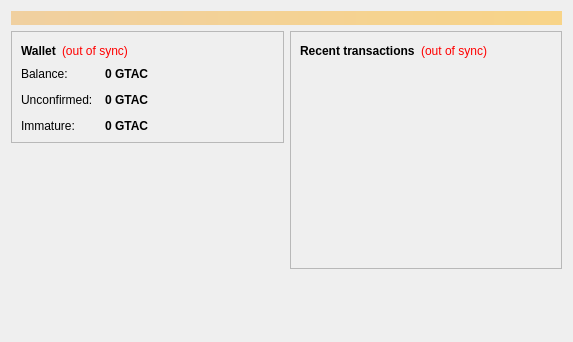
<?xml version="1.0" encoding="UTF-8"?>
<ui version="4.0">
 <class>OverviewPage</class>
 <widget class="QWidget" name="OverviewPage">
  <property name="geometry">
   <rect>
    <x>0</x>
    <y>0</y>
    <width>573</width>
    <height>342</height>
   </rect>
  </property>
  <property name="windowTitle">
   <string>Form</string>
  </property>
  <layout class="QVBoxLayout" name="topLayout">
   <item>
    <widget class="QLabel" name="labelAlerts">
     <property name="visible">
      <bool>false</bool>
     </property>
     <property name="styleSheet">
      <string notr="true">background-color: qlineargradient(x1: 0, y1: 0, x2: 1, y2: 0, stop:0 #F0D0A0, stop:1 #F8D488); color:#000000;</string>
     </property>
     <property name="wordWrap">
      <bool>true</bool>
     </property>
     <property name="margin">
      <number>3</number>
     </property>
    </widget>
   </item>
   <item>
    <layout class="QHBoxLayout" name="horizontalLayout" stretch="1,1">
     <item>
      <layout class="QVBoxLayout" name="verticalLayout_2">
       <item>
        <widget class="QFrame" name="frame">
         <property name="frameShape">
          <enum>QFrame::StyledPanel</enum>
         </property>
         <property name="frameShadow">
          <enum>QFrame::Raised</enum>
         </property>
         <layout class="QVBoxLayout" name="verticalLayout_4">
          <item>
           <layout class="QHBoxLayout" name="horizontalLayout_4">
            <item>
             <widget class="QLabel" name="label_5">
              <property name="font">
               <font>
                <weight>75</weight>
                <bold>true</bold>
               </font>
              </property>
              <property name="text">
               <string>Wallet</string>
              </property>
             </widget>
            </item>
            <item>
             <widget class="QLabel" name="labelWalletStatus">
              <property name="toolTip">
               <string>The displayed information may be out of date. Your wallet automatically synchronizes with the Gtaccoin network after a connection is established, but this process has not completed yet.</string>
              </property>
              <property name="styleSheet">
               <string notr="true">QLabel { color: red; }</string>
              </property>
              <property name="text">
               <string notr="true">(out of sync)</string>
              </property>
              <property name="alignment">
               <set>Qt::AlignLeading|Qt::AlignLeft|Qt::AlignVCenter</set>
              </property>
             </widget>
            </item>
            <item>
             <spacer name="horizontalSpacer_2">
              <property name="orientation">
               <enum>Qt::Horizontal</enum>
              </property>
              <property name="sizeHint" stdset="0">
               <size>
                <width>40</width>
                <height>20</height>
               </size>
              </property>
             </spacer>
            </item>
           </layout>
          </item>
          <item>
           <layout class="QFormLayout" name="formLayout_2">
            <property name="fieldGrowthPolicy">
             <enum>QFormLayout::AllNonFixedFieldsGrow</enum>
            </property>
            <property name="horizontalSpacing">
             <number>12</number>
            </property>
            <property name="verticalSpacing">
             <number>12</number>
            </property>
            <item row="0" column="0">
             <widget class="QLabel" name="label">
              <property name="text">
               <string>Balance:</string>
              </property>
             </widget>
            </item>
            <item row="0" column="1">
             <widget class="QLabel" name="labelBalance">
              <property name="font">
               <font>
                <weight>75</weight>
                <bold>true</bold>
               </font>
              </property>
              <property name="cursor">
               <cursorShape>IBeamCursor</cursorShape>
              </property>
              <property name="toolTip">
               <string>Your current balance</string>
              </property>
              <property name="text">
               <string notr="true">0 GTAC</string>
              </property>
              <property name="textInteractionFlags">
               <set>Qt::LinksAccessibleByMouse|Qt::TextSelectableByKeyboard|Qt::TextSelectableByMouse</set>
              </property>
             </widget>
            </item>
            <item row="1" column="0">
             <widget class="QLabel" name="label_3">
              <property name="text">
               <string>Unconfirmed:</string>
              </property>
             </widget>
            </item>
            <item row="1" column="1">
             <widget class="QLabel" name="labelUnconfirmed">
              <property name="font">
               <font>
                <weight>75</weight>
                <bold>true</bold>
               </font>
              </property>
              <property name="cursor">
               <cursorShape>IBeamCursor</cursorShape>
              </property>
              <property name="toolTip">
               <string>Total of transactions that have yet to be confirmed, and do not yet count toward the current balance</string>
              </property>
              <property name="text">
               <string notr="true">0 GTAC</string>
              </property>
              <property name="textInteractionFlags">
               <set>Qt::LinksAccessibleByMouse|Qt::TextSelectableByKeyboard|Qt::TextSelectableByMouse</set>
              </property>
             </widget>
            </item>
            <item row="2" column="0">
             <widget class="QLabel" name="labelImmatureText">
              <property name="text">
               <string>Immature:</string>
              </property>
             </widget>
            </item>
            <item row="2" column="1">
             <widget class="QLabel" name="labelImmature">
              <property name="font">
               <font>
                <weight>75</weight>
                <bold>true</bold>
               </font>
              </property>
              <property name="toolTip">
               <string>Mined balance that has not yet matured</string>
              </property>
              <property name="text">
               <string notr="true">0 GTAC</string>
              </property>
              <property name="textInteractionFlags">
               <set>Qt::LinksAccessibleByMouse|Qt::TextSelectableByKeyboard|Qt::TextSelectableByMouse</set>
              </property>
             </widget>
            </item>
           </layout>
          </item>
         </layout>
        </widget>
       </item>
       <item>
        <spacer name="verticalSpacer">
         <property name="orientation">
          <enum>Qt::Vertical</enum>
         </property>
         <property name="sizeHint" stdset="0">
          <size>
           <width>20</width>
           <height>40</height>
          </size>
         </property>
        </spacer>
       </item>
      </layout>
     </item>
     <item>
      <layout class="QVBoxLayout" name="verticalLayout_3">
       <item>
        <widget class="QFrame" name="frame_2">
         <property name="frameShape">
          <enum>QFrame::StyledPanel</enum>
         </property>
         <property name="frameShadow">
          <enum>QFrame::Raised</enum>
         </property>
         <layout class="QVBoxLayout" name="verticalLayout">
          <item>
           <layout class="QHBoxLayout" name="horizontalLayout_2">
            <item>
             <widget class="QLabel" name="label_4">
              <property name="text">
               <string>&lt;b&gt;Recent transactions&lt;/b&gt;</string>
              </property>
             </widget>
            </item>
            <item>
             <widget class="QLabel" name="labelTransactionsStatus">
              <property name="toolTip">
               <string>The displayed information may be out of date. Your wallet automatically synchronizes with the Gtaccoin network after a connection is established, but this process has not completed yet.</string>
              </property>
              <property name="styleSheet">
               <string notr="true">QLabel { color: red; }</string>
              </property>
              <property name="text">
               <string notr="true">(out of sync)</string>
              </property>
              <property name="alignment">
               <set>Qt::AlignRight|Qt::AlignTrailing|Qt::AlignVCenter</set>
              </property>
             </widget>
            </item>
            <item>
             <spacer name="horizontalSpacer">
              <property name="orientation">
               <enum>Qt::Horizontal</enum>
              </property>
              <property name="sizeHint" stdset="0">
               <size>
                <width>40</width>
                <height>20</height>
               </size>
              </property>
             </spacer>
            </item>
           </layout>
          </item>
          <item>
           <widget class="QListView" name="listTransactions">
            <property name="styleSheet">
             <string notr="true">QListView { background: transparent; }</string>
            </property>
            <property name="frameShape">
             <enum>QFrame::NoFrame</enum>
            </property>
            <property name="verticalScrollBarPolicy">
             <enum>Qt::ScrollBarAlwaysOff</enum>
            </property>
            <property name="horizontalScrollBarPolicy">
             <enum>Qt::ScrollBarAlwaysOff</enum>
            </property>
            <property name="selectionMode">
             <enum>QAbstractItemView::NoSelection</enum>
            </property>
           </widget>
          </item>
         </layout>
        </widget>
       </item>
       <item>
        <spacer name="verticalSpacer_2">
         <property name="orientation">
          <enum>Qt::Vertical</enum>
         </property>
         <property name="sizeHint" stdset="0">
          <size>
           <width>20</width>
           <height>40</height>
          </size>
         </property>
        </spacer>
       </item>
      </layout>
     </item>
    </layout>
   </item>
  </layout>
 </widget>
 <resources/>
 <connections/>
</ui>
